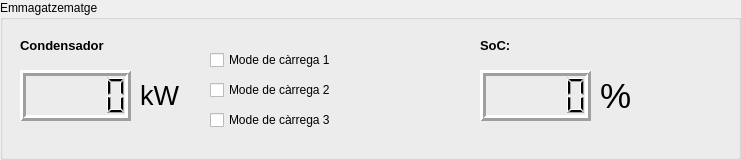
   <widget class="QGroupBox" name="groupBox_3">
    <property name="geometry">
     <rect>
      <x>10</x>
      <y>340</y>
      <width>741</width>
      <height>160</height>
     </rect>
    </property>
    <property name="title">
     <string>Emmagatzematge</string>
    </property>
    <widget class="QLCDNumber" name="lcdNumber_8">
     <property name="geometry">
      <rect>
       <x>20</x>
       <y>70</y>
       <width>111</width>
       <height>51</height>
      </rect>
     </property>
     <property name="font">
      <font>
       <family>Arial</family>
       <pointsize>10</pointsize>
       <weight>75</weight>
       <bold>true</bold>
      </font>
     </property>
     <property name="lineWidth">
      <number>3</number>
     </property>
    </widget>
    <widget class="QLabel" name="label_6">
     <property name="geometry">
      <rect>
       <x>20</x>
       <y>30</y>
       <width>121</width>
       <height>31</height>
      </rect>
     </property>
     <property name="font">
      <font>
       <family>Arial</family>
       <pointsize>10</pointsize>
       <weight>75</weight>
       <bold>true</bold>
      </font>
     </property>
     <property name="contextMenuPolicy">
      <enum>Qt::NoContextMenu</enum>
     </property>
     <property name="text">
      <string>Condensador</string>
     </property>
    </widget>
    <widget class="QCheckBox" name="checkBox_4">
     <property name="geometry">
      <rect>
       <x>210</x>
       <y>50</y>
       <width>181</width>
       <height>20</height>
      </rect>
     </property>
     <property name="text">
      <string>Mode de càrrega 1</string>
     </property>
    </widget>
    <widget class="QCheckBox" name="checkBox_5">
     <property name="geometry">
      <rect>
       <x>210</x>
       <y>110</y>
       <width>181</width>
       <height>20</height>
      </rect>
     </property>
     <property name="text">
      <string>Mode de càrrega 3</string>
     </property>
    </widget>
    <widget class="QCheckBox" name="checkBox_6">
     <property name="geometry">
      <rect>
       <x>210</x>
       <y>80</y>
       <width>181</width>
       <height>20</height>
      </rect>
     </property>
     <property name="text">
      <string>Mode de càrrega 2</string>
     </property>
    </widget>
    <widget class="QLCDNumber" name="lcdNumber_11">
     <property name="geometry">
      <rect>
       <x>480</x>
       <y>70</y>
       <width>111</width>
       <height>51</height>
      </rect>
     </property>
     <property name="font">
      <font>
       <family>Arial</family>
       <pointsize>10</pointsize>
       <weight>75</weight>
       <bold>true</bold>
      </font>
     </property>
     <property name="lineWidth">
      <number>3</number>
     </property>
    </widget>
    <widget class="QLabel" name="label_7">
     <property name="geometry">
      <rect>
       <x>480</x>
       <y>30</y>
       <width>121</width>
       <height>31</height>
      </rect>
     </property>
     <property name="font">
      <font>
       <family>Arial</family>
       <pointsize>10</pointsize>
       <weight>75</weight>
       <bold>true</bold>
      </font>
     </property>
     <property name="contextMenuPolicy">
      <enum>Qt::NoContextMenu</enum>
     </property>
     <property name="text">
      <string>SoC:</string>
     </property>
    </widget>
    <widget class="QLabel" name="label_8">
     <property name="geometry">
      <rect>
       <x>600</x>
       <y>70</y>
       <width>121</width>
       <height>51</height>
      </rect>
     </property>
     <property name="font">
      <font>
       <family>Arial</family>
       <pointsize>26</pointsize>
       <weight>50</weight>
       <bold>false</bold>
      </font>
     </property>
     <property name="contextMenuPolicy">
      <enum>Qt::NoContextMenu</enum>
     </property>
     <property name="text">
      <string>%</string>
     </property>
    </widget>
    <widget class="QLabel" name="label_14">
     <property name="geometry">
      <rect>
       <x>140</x>
       <y>70</y>
       <width>121</width>
       <height>51</height>
      </rect>
     </property>
     <property name="font">
      <font>
       <family>Arial</family>
       <pointsize>20</pointsize>
       <weight>50</weight>
       <bold>false</bold>
      </font>
     </property>
     <property name="contextMenuPolicy">
      <enum>Qt::NoContextMenu</enum>
     </property>
     <property name="text">
      <string>kW</string>
     </property>
    </widget>
   </widget>
